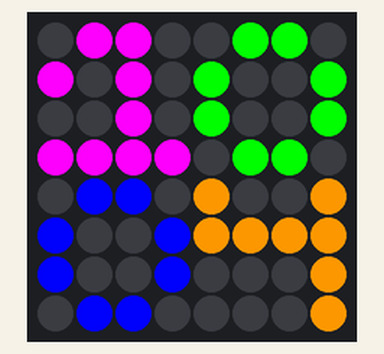
Simulated run of this program. Board: Raspberry Pi (BCM pin numbers) with a Sense HAT. Shown: the Sense HAT's 8×8 RGB LED matrix. The clock reads 2024-03-15 10:24:30 at power-on unless the program sets it. At 4.0 s the program stops and its outputs stay as they are.

Above: at 0.1 s.

The program:

clock.py
```python
from sense_hat import SenseHat
import datetime
import time

sense = SenseHat()
now = datetime.datetime.now()

zero = [[0,1,1,0],[1,0,0,1],[1,0,0,1],[0,1,1,0]]
one = [[0,1,1,0],[1,0,1,0],[0,0,1,0],[1,1,1,1]]
two = [[0,1,1,0],[1,0,0,1],[0,0,1,0],[1,1,0,1]]
three = [[1,1,1,1],[0,0,1,1],[0,0,0,1],[1,1,1,1]]
four = [[1,0,0,1],[1,1,1,1],[0,0,0,1],[0,0,0,1]]
five = [[1,1,1,1],[1,0,0,0],[0,1,1,1],[1,1,1,1]]
six = [[0,1,1,0],[1,0,0,0],[1,1,1,1],[1,1,1,1]]
seven = [[1,1,1,1],[0,0,0,1],[0,0,1,0],[0,1,0,0]]
eight = [[1,1,1,0],[1,0,1,1],[1,1,0,1],[0,1,1,1]]
nine = [[1,1,1,1],[1,0,0,1],[1,1,1,1],[0,0,0,1]]

b = [0,0,255]
g = [0,255,0]
p = [255,0,255]
o = [255,150,0]
e = [0,0,0]

def num_to_arr(n):
    if n == 0:
        return zero
    elif n == 1:
        return one
    elif n == 2:
        return two
    elif n == 3:
        return three
    elif n == 4:
        return four
    elif n == 5:
        return five
    elif n == 6:
        return six
    elif n == 7:
        return seven
    elif n == 8:
        return eight
    elif n == 9:
        return nine
    else:
        return zero

hh = now.hour
mm = now.minute
n1 = hh/10
n2 = hh%10
n3 = mm/10
n4 = mm%10
nums = [[n1, n2], [n3, n4]]

img = []
color = [p, g]
for n in nums:
    for i in range(0,4):
        img.extend([color[0] if j == 1 else e for j in num_to_arr(n[0])[i]])
        img.extend([color[1] if j == 1 else e for j in num_to_arr(n[1])[i]])
    color = [b,o]

sense.set_pixels(img)
time.sleep(4)
sense.clear()

#tt = str(hh)+" "+str(mm)
#sense.show_message(tt)

# from https://github.com/yjlo123/sense/blob/master/clock.py
```
